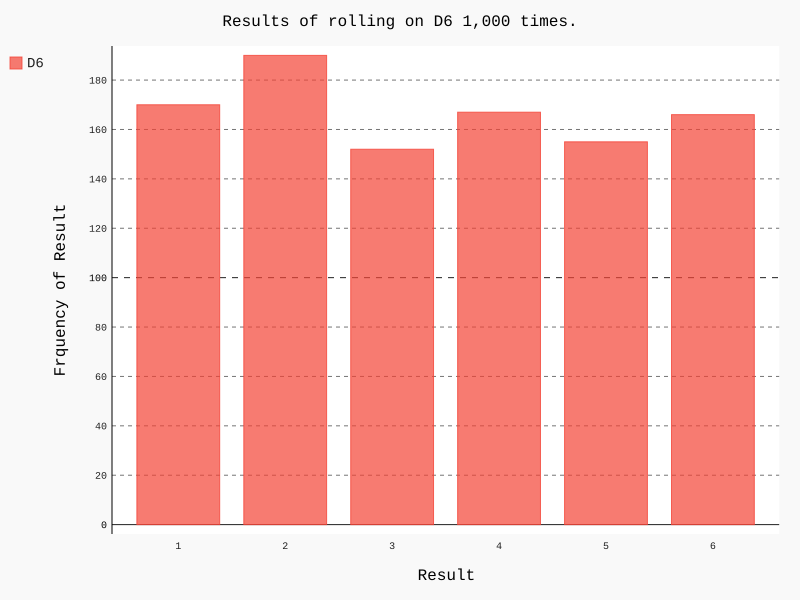

Reproduce this figure in Python.
from die import Die
import pygal

"""Create a D6"""
die = Die()

"""Make some rolls, and store results in a list"""

results = []
for roll_num in range(1000):
    result = die.roll()
    results.append(result)  

"""Analyze the results"""
frequencies = []
for value in range(1, die.num_sides + 1):
    frequency = results.count(value)
    frequencies.append(frequency)
#print(frequencies)

"""Visualize the results."""
hist = pygal.Bar()

hist.title = "Results of rolling on D6 1,000 times."""
hist.x_labels =['1', '2', '3', '4', '5', '6']
hist.x_title = "Result"
hist.y_title = "Frquency of Result"

hist.add('D6', frequencies)
hist.render_to_file('die_visual.svg')
